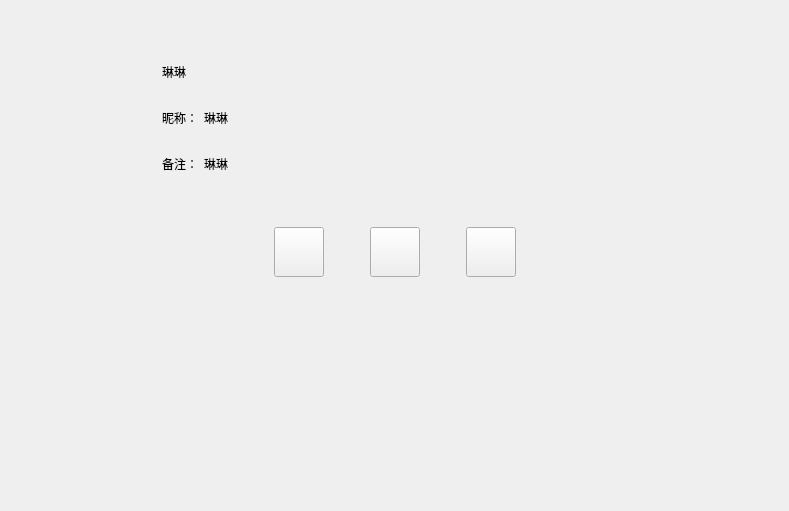
<?xml version="1.0" encoding="UTF-8"?>
<ui version="4.0">
 <class>FriendInfoPage</class>
 <widget class="QWidget" name="FriendInfoPage">
  <property name="geometry">
   <rect>
    <x>0</x>
    <y>0</y>
    <width>789</width>
    <height>511</height>
   </rect>
  </property>
  <property name="windowTitle">
   <string>Form</string>
  </property>
  <layout class="QVBoxLayout" name="verticalLayout">
   <property name="spacing">
    <number>16</number>
   </property>
   <property name="leftMargin">
    <number>42</number>
   </property>
   <property name="topMargin">
    <number>34</number>
   </property>
   <property name="rightMargin">
    <number>42</number>
   </property>
   <property name="bottomMargin">
    <number>30</number>
   </property>
   <item>
    <widget class="QWidget" name="widget" native="true">
     <layout class="QHBoxLayout" name="horizontalLayout">
      <item>
       <widget class="QLabel" name="icon_lb">
        <property name="minimumSize">
         <size>
          <width>96</width>
          <height>96</height>
         </size>
        </property>
        <property name="maximumSize">
         <size>
          <width>96</width>
          <height>96</height>
         </size>
        </property>
        <property name="text">
         <string/>
        </property>
       </widget>
      </item>
      <item>
       <widget class="QWidget" name="widget_3" native="true">
        <layout class="QVBoxLayout" name="verticalLayout_2">
         <item>
          <widget class="QWidget" name="widget_4" native="true">
           <property name="minimumSize">
            <size>
             <width>0</width>
             <height>40</height>
            </size>
           </property>
           <property name="maximumSize">
            <size>
             <width>16777215</width>
             <height>40</height>
            </size>
           </property>
           <layout class="QHBoxLayout" name="horizontalLayout_2">
            <property name="leftMargin">
             <number>0</number>
            </property>
            <property name="topMargin">
             <number>0</number>
            </property>
            <property name="rightMargin">
             <number>0</number>
            </property>
            <property name="bottomMargin">
             <number>0</number>
            </property>
            <item>
             <widget class="QLabel" name="name_lb">
              <property name="minimumSize">
               <size>
                <width>40</width>
                <height>0</height>
               </size>
              </property>
              <property name="maximumSize">
               <size>
                <width>16777215</width>
                <height>16777215</height>
               </size>
              </property>
              <property name="text">
               <string>琳琳</string>
              </property>
             </widget>
            </item>
            <item>
             <widget class="QLabel" name="sex_lb">
              <property name="minimumSize">
               <size>
                <width>40</width>
                <height>40</height>
               </size>
              </property>
              <property name="maximumSize">
               <size>
                <width>40</width>
                <height>40</height>
               </size>
              </property>
              <property name="text">
               <string/>
              </property>
             </widget>
            </item>
            <item>
             <spacer name="horizontalSpacer">
              <property name="orientation">
               <enum>Qt::Horizontal</enum>
              </property>
              <property name="sizeHint" stdset="0">
               <size>
                <width>40</width>
                <height>20</height>
               </size>
              </property>
             </spacer>
            </item>
           </layout>
          </widget>
         </item>
         <item>
          <widget class="QWidget" name="widget_2" native="true">
           <property name="minimumSize">
            <size>
             <width>0</width>
             <height>40</height>
            </size>
           </property>
           <property name="maximumSize">
            <size>
             <width>16777215</width>
             <height>40</height>
            </size>
           </property>
           <layout class="QHBoxLayout" name="horizontalLayout_3">
            <property name="leftMargin">
             <number>0</number>
            </property>
            <property name="topMargin">
             <number>0</number>
            </property>
            <property name="rightMargin">
             <number>0</number>
            </property>
            <property name="bottomMargin">
             <number>0</number>
            </property>
            <item>
             <widget class="QLabel" name="nick_tip">
              <property name="minimumSize">
               <size>
                <width>0</width>
                <height>30</height>
               </size>
              </property>
              <property name="maximumSize">
               <size>
                <width>50</width>
                <height>30</height>
               </size>
              </property>
              <property name="text">
               <string>昵称：</string>
              </property>
             </widget>
            </item>
            <item>
             <widget class="QLabel" name="nick_lb">
              <property name="text">
               <string>琳琳</string>
              </property>
             </widget>
            </item>
            <item>
             <spacer name="horizontalSpacer_2">
              <property name="orientation">
               <enum>Qt::Horizontal</enum>
              </property>
              <property name="sizeHint" stdset="0">
               <size>
                <width>40</width>
                <height>20</height>
               </size>
              </property>
             </spacer>
            </item>
           </layout>
          </widget>
         </item>
         <item>
          <widget class="QWidget" name="widget_5" native="true">
           <property name="minimumSize">
            <size>
             <width>0</width>
             <height>40</height>
            </size>
           </property>
           <property name="maximumSize">
            <size>
             <width>16777215</width>
             <height>40</height>
            </size>
           </property>
           <layout class="QHBoxLayout" name="horizontalLayout_4">
            <property name="leftMargin">
             <number>0</number>
            </property>
            <property name="topMargin">
             <number>0</number>
            </property>
            <property name="rightMargin">
             <number>0</number>
            </property>
            <property name="bottomMargin">
             <number>0</number>
            </property>
            <item>
             <widget class="QLabel" name="bak_tip">
              <property name="minimumSize">
               <size>
                <width>0</width>
                <height>30</height>
               </size>
              </property>
              <property name="maximumSize">
               <size>
                <width>50</width>
                <height>30</height>
               </size>
              </property>
              <property name="text">
               <string>备注：</string>
              </property>
             </widget>
            </item>
            <item>
             <widget class="QLabel" name="bak_lb">
              <property name="text">
               <string>琳琳</string>
              </property>
             </widget>
            </item>
            <item>
             <spacer name="horizontalSpacer_7">
              <property name="orientation">
               <enum>Qt::Horizontal</enum>
              </property>
              <property name="sizeHint" stdset="0">
               <size>
                <width>40</width>
                <height>20</height>
               </size>
              </property>
             </spacer>
            </item>
           </layout>
          </widget>
         </item>
        </layout>
       </widget>
      </item>
     </layout>
    </widget>
   </item>
   <item>
    <widget class="QWidget" name="widget_6" native="true">
     <layout class="QHBoxLayout" name="horizontalLayout_5">
      <item>
       <spacer name="horizontalSpacer_3">
        <property name="orientation">
         <enum>Qt::Horizontal</enum>
        </property>
        <property name="sizeHint" stdset="0">
         <size>
          <width>40</width>
          <height>20</height>
         </size>
        </property>
       </spacer>
      </item>
      <item>
       <widget class="ClickedBtn" name="msg_chat">
        <property name="minimumSize">
         <size>
          <width>50</width>
          <height>50</height>
         </size>
        </property>
        <property name="maximumSize">
         <size>
          <width>50</width>
          <height>50</height>
         </size>
        </property>
        <property name="text">
         <string/>
        </property>
       </widget>
      </item>
      <item>
       <spacer name="horizontalSpacer_5">
        <property name="orientation">
         <enum>Qt::Horizontal</enum>
        </property>
        <property name="sizeType">
         <enum>QSizePolicy::Fixed</enum>
        </property>
        <property name="sizeHint" stdset="0">
         <size>
          <width>40</width>
          <height>20</height>
         </size>
        </property>
       </spacer>
      </item>
      <item>
       <widget class="ClickedBtn" name="voice_chat">
        <property name="minimumSize">
         <size>
          <width>50</width>
          <height>50</height>
         </size>
        </property>
        <property name="maximumSize">
         <size>
          <width>50</width>
          <height>50</height>
         </size>
        </property>
        <property name="text">
         <string/>
        </property>
       </widget>
      </item>
      <item>
       <spacer name="horizontalSpacer_6">
        <property name="orientation">
         <enum>Qt::Horizontal</enum>
        </property>
        <property name="sizeType">
         <enum>QSizePolicy::Fixed</enum>
        </property>
        <property name="sizeHint" stdset="0">
         <size>
          <width>40</width>
          <height>20</height>
         </size>
        </property>
       </spacer>
      </item>
      <item>
       <widget class="ClickedBtn" name="video_chat">
        <property name="minimumSize">
         <size>
          <width>50</width>
          <height>50</height>
         </size>
        </property>
        <property name="maximumSize">
         <size>
          <width>50</width>
          <height>50</height>
         </size>
        </property>
        <property name="text">
         <string/>
        </property>
       </widget>
      </item>
      <item>
       <spacer name="horizontalSpacer_4">
        <property name="orientation">
         <enum>Qt::Horizontal</enum>
        </property>
        <property name="sizeHint" stdset="0">
         <size>
          <width>40</width>
          <height>20</height>
         </size>
        </property>
       </spacer>
      </item>
     </layout>
    </widget>
   </item>
   <item>
    <spacer name="verticalSpacer_2">
     <property name="orientation">
      <enum>Qt::Vertical</enum>
     </property>
     <property name="sizeHint" stdset="0">
      <size>
       <width>20</width>
       <height>40</height>
      </size>
     </property>
    </spacer>
   </item>
  </layout>
 </widget>
 <customwidgets>
  <customwidget>
   <class>ClickedBtn</class>
   <extends>QPushButton</extends>
   <header>clickedbtn.h</header>
  </customwidget>
 </customwidgets>
 <resources/>
 <connections/>
</ui>
